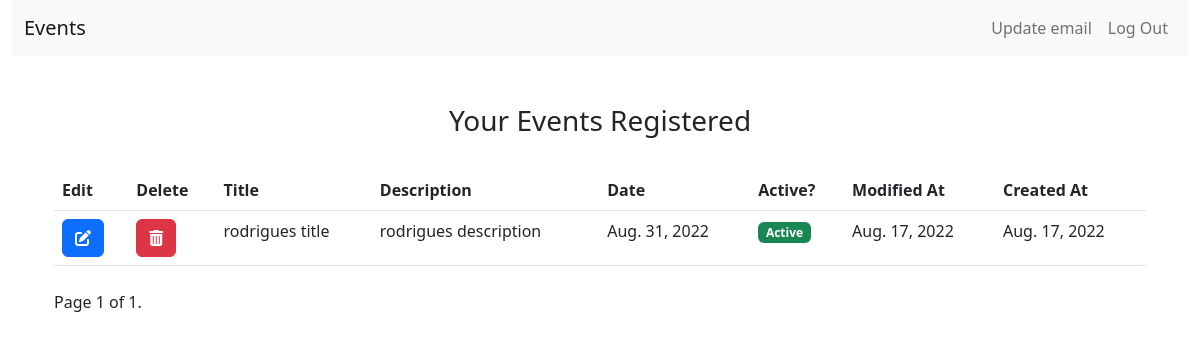
The page /events/usereventslist/ (signed in) on the database as committed earlier.
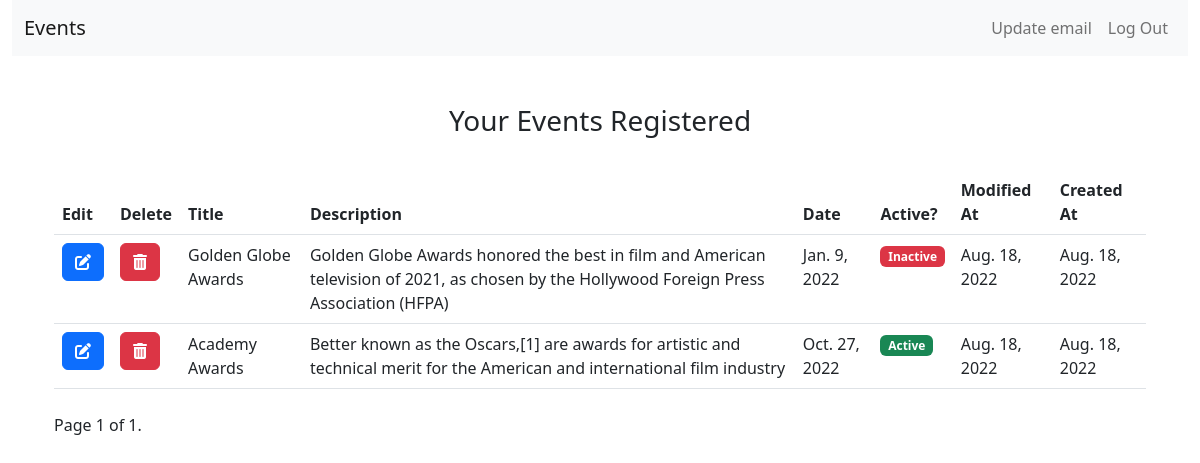
The same page on the database as committed later.
### events/models.py (models this page shows, shortened)
class Base(models.Model):
    id = models.BigAutoField(primary_key=True)
    created = models.DateField('Created', auto_now_add=True)
    modified = models.DateField('Modified', auto_now=True)
    active = models.BooleanField('Active', default=True)
    class Meta:
        abstract = True

class Event(Base):
    user = models.ForeignKey(CustomUser, related_name='user', on_delete=models.CASCADE, blank=False, null=False)
    title = models.CharField('Title', max_length=250, blank=False, null=False)
    description = models.CharField('Description', max_length=500, blank=False, null=False)
    date = models.DateField('Date', blank=False, null=False)
    class Meta:
        verbose_name = "Event"
        verbose_name_plural = "Events"

### events/views.py (the view)
# urls.py: path('usereventslist/', UserEventsListView.as_view(), name='usereventslist'),
@method_decorator(login_required, name='dispatch')
class UserEventsListView(LoginRequiredMixin, ListView):
    model = Event
    template_name = 'events/usereventslist.html'
    context_object_name = 'user_events'
    paginate_by = 2
    def get_queryset(self):
        return Event.objects.filter(user=self.request.user).order_by('date')
    def get_context_data(self, **kwargs):
        context = super().get_context_data(**kwargs)
        queryset = self.get_queryset()
        paginator = Paginator(queryset, self.paginate_by)
        page = self.request.GET.get('page')
        try:
            user_events = paginator.page(page)
        except PageNotAnInteger:
            user_events = paginator.page(1)
        except EmptyPage:
            user_events = paginator.page(paginator.num_pages)
        context['user_events'] = user_events
        return context

### templates/events/usereventslist.html (shortened to what this page needs)
{% extends 'base.html' %}
{% block content %}
<div class="container">
    <div class="row mt-5">
        <div class="col text-center">
            <h3>Your Events Registered</h3>
        </div>
    </div>
    <table class="table mt-4">
        <thead>
            <tr>
                <th>Edit</th>
                <th>Delete</th>
                <th>Title</th>
                <th>Description</th>
                <th>Date</th>
                <th>Active?</th>
                <th>Modified At</th>
                <th>Created At</th>
            </tr>
        </thead>
        <tbody>
            {% for item in user_events %}
            <tr>
                <td>
                    <a href="{% url 'eventsupdate' item.pk %}" class="btn btn-primary"><i class="fas fa-edit"></i></a>
                </td>
                <td>
                    <a href="{% url 'eventsdelete' item.pk %}" class="btn btn-danger"><i class="fas fa-trash-alt"></i></a>
                </td>
                <td>{{ item.title }}</td>
                <td>{{ item.description }}</td>
                <td>{{ item.date }}</td>
                <td>
                    {% if item.active %}
                        <span class="badge bg-success">Active</span>
                    {% else %}
                        <span class="badge bg-danger">Inactive</span>
                    {% endif %}
                </td>
                <td>{{ item.modified }}</td>
                <td>{{ item.created }}</td>
            </tr>
            {% endfor %}
        </tbody>
    </table>
    <div class="pagination mt-4">
        <span class="step-links">
            <span class="current">
                Page {{ user_events.number }} of {{ user_events.paginator.num_pages }}.
            </span>
        </span>
    </div>
</div>
{% endblock %}

Rows that differ between the two databases and show on the page:
no longer on this page (row edited): Event: title "rodrigues title", description "rodrigues description", date "Aug. 31, 2022", active "Active", modified "Aug. 17, 2022", created "Aug. 17, 2022"
added Event: title "Golden Globe Awards", description "Golden Globe Awards honored the best in film and American television of 2021, as chosen by the Hollywood Foreign Press Association (HFPA)", date "Jan. 9, 2022", active "Inactive", modified "Aug. 18, 2022", created "Aug. 18, 2022"
added Event: title "Academy Awards", description "Better known as the Oscars,[1] are awards for artistic and technical merit for the American and international film industry", date "Oct. 27, 2022", active "Active", modified "Aug. 18, 2022", created "Aug. 18, 2022"
